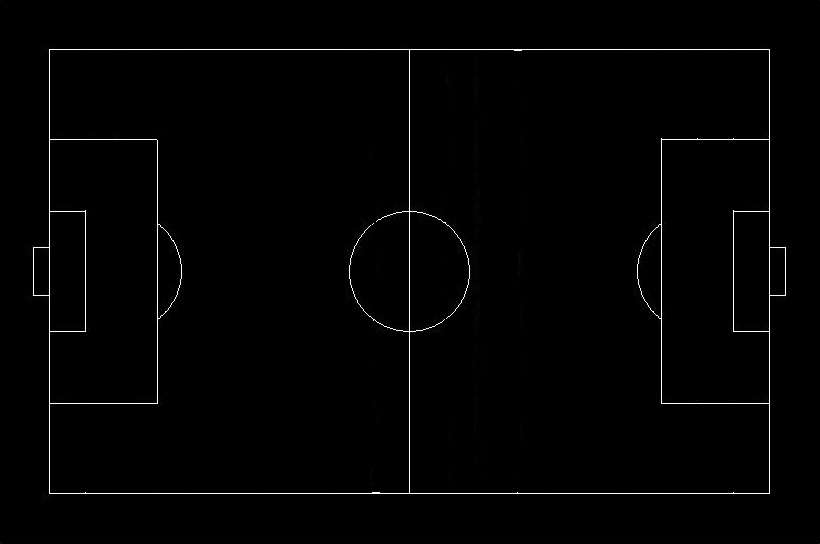
%> input picture LinesSalman.jpg, 820 x 544 px
$ octave makeIwhite.m   (GNU Octave 9; MATLAB toolbox functions it lacks are replaced by stand-ins)
%> lines starting %> are read from the running program, lines starting %| are printed output that depends on the picture; in (x1, y1, x2, y2) boxes, pixels count from 0 and x2, y2 are one past the last pixel; in counts of white or black regions, pixels touching at a corner belong together; the program's own positions count from 1
close all

I = imread('LinesSalman.jpg');
%> I is the input picture: size 544x820x3 uint8; min 0, max 255, mean 2.9
Iw = I;
inds = find(I(:)> 125);
%> inds = 14490 values from 18200 to 1319496
Iw(:,:,3) = 255;
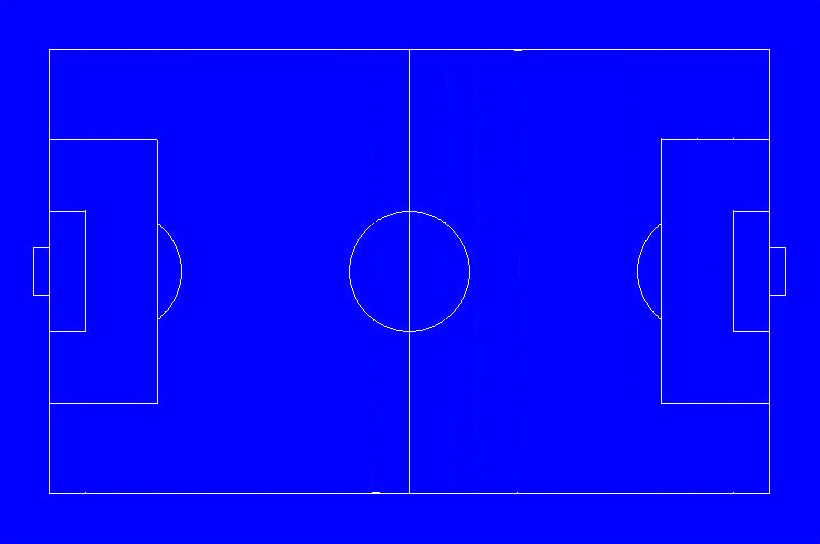
%> Iw: size 544x820x3 uint8; mean R, G, B 2.9, 2.9, 255
Iw(:,:,2) = 255;
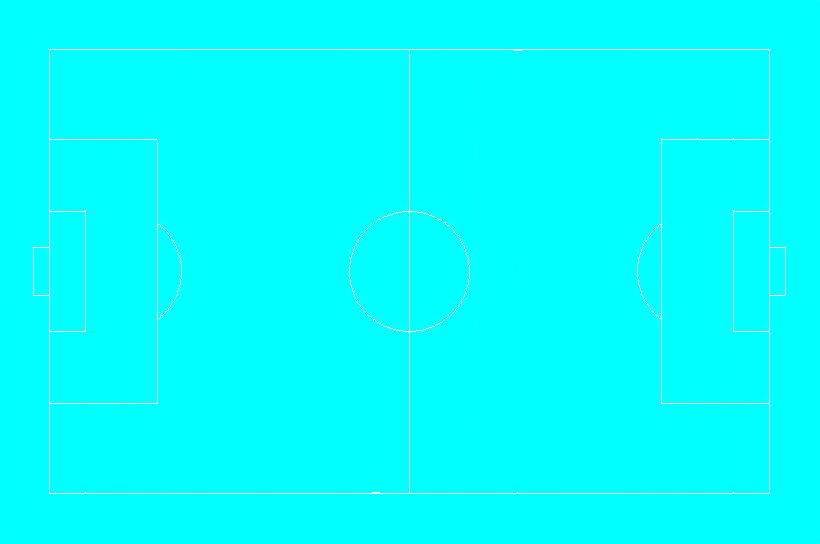
%> Iw: size 544x820x3 uint8; mean R, G, B 2.9, 255, 255
Iw(:,:,1) = 255;
%> Iw: size 544x820x3 uint8; every value is 255
Iw(inds) = 0;


% [6 lines of commented-out code are left out]
%%
% figure; imshow(Iw);
%% grayscale Iw
Iw = rgb2gray(Iw);
%> Iw: size 544x820 uint8; 98.9% white; black in thin lines or dots, all inside (x1, y1, x2, y2) = (33, 49, 786, 494)
% figure; imshow(Iw)
%% change black to grey
Iw(Iw == 0) = 0.6*max(Iw(:));
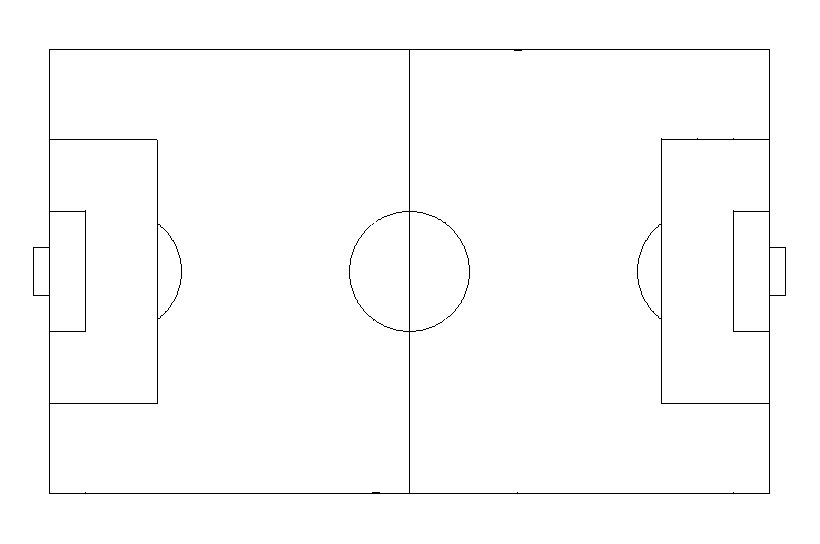
%> Iw: size 544x820 uint8; values 153 (black) and 255 (white), 98.9% white; black in thin lines or dots, all inside (x1, y1, x2, y2) = (33, 49, 786, 494)
figure; imshow(Iw)

$ run again, with FootballField.jpg copied over LinesSalman.jpg
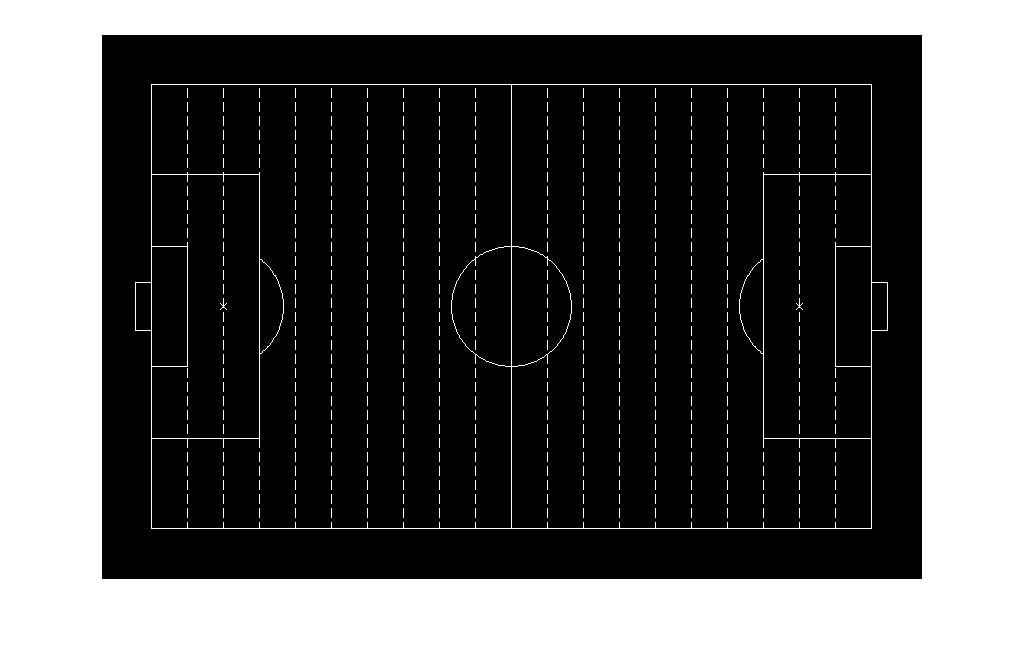
%> input picture FootballField.jpg, 1024 x 647 px
%> I is the input picture: size 647x1024x3 uint8; min 0, max 255, mean 87.4
%> inds = 679221 values from 1 to 1987584
%> `Iw(:,:,2) = 255;`:
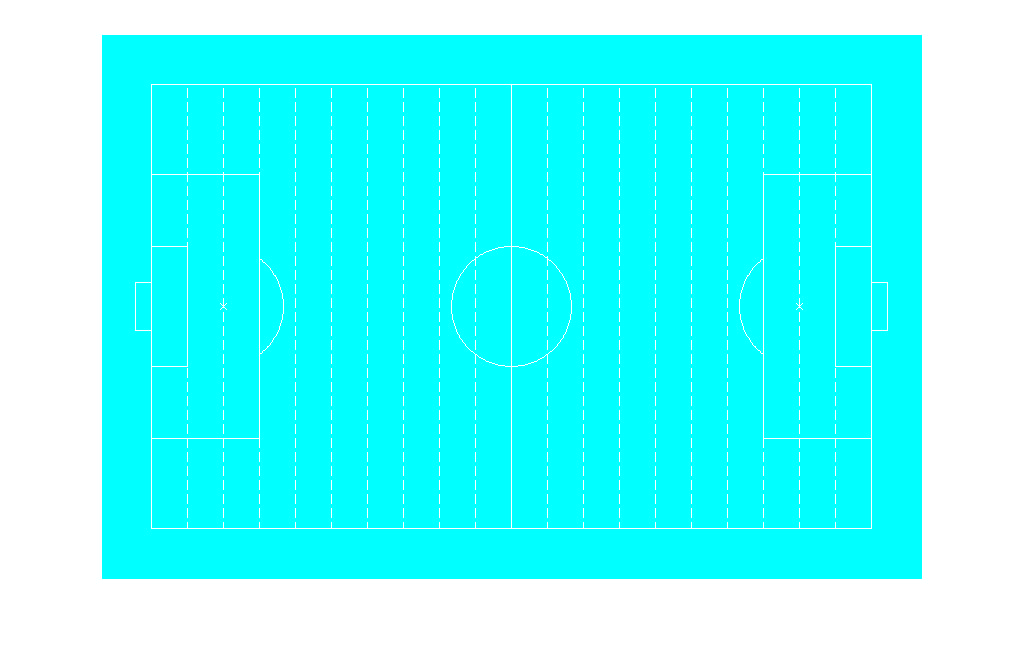
%> Iw: size 647x1024x3 uint8; mean R, G, B 87.4, 255, 255
%> `Iw(inds) = 0;`:
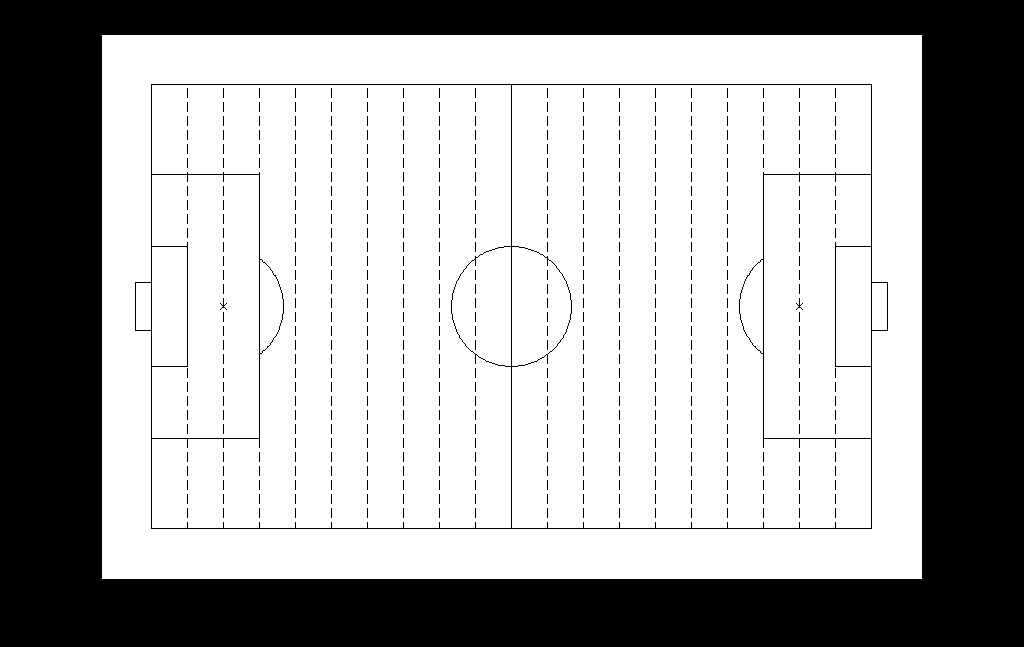
%> Iw: size 647x1024x3 uint8; 65.8% white; 490 black regions (486 under 20 px), largest, box (x1, y1, x2, y2) and area: (0, 0, 1024, 647) 216448, (135, 84, 888, 529) 5055, (220, 298, 227, 310) 22, (796, 298, 803, 310) 22

$ run again, with FootballFieldSalman.jpg copied over LinesSalman.jpg
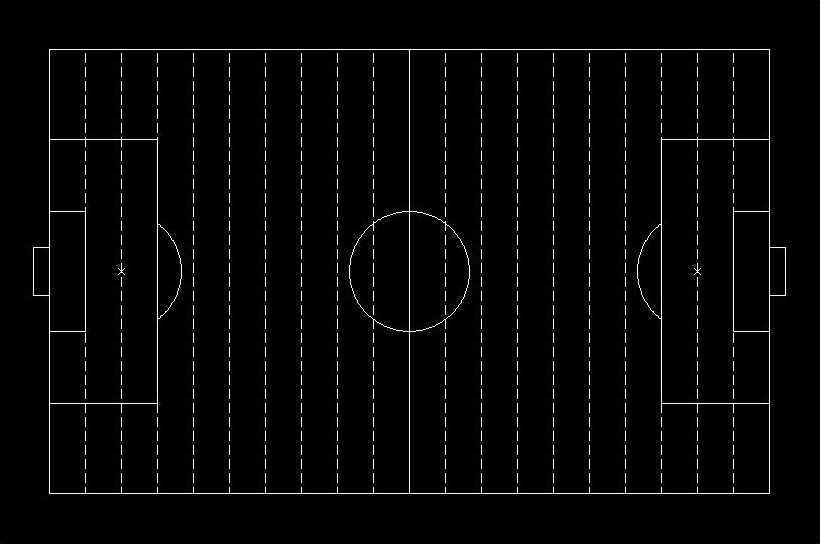
%> input picture FootballFieldSalman.jpg, 820 x 544 px
%> I is the input picture: size 544x820x3 uint8; min 0, max 255, mean 6.2
%> inds = 29877 values from 18200 to 1319496
%> `Iw(:,:,2) = 255;`:
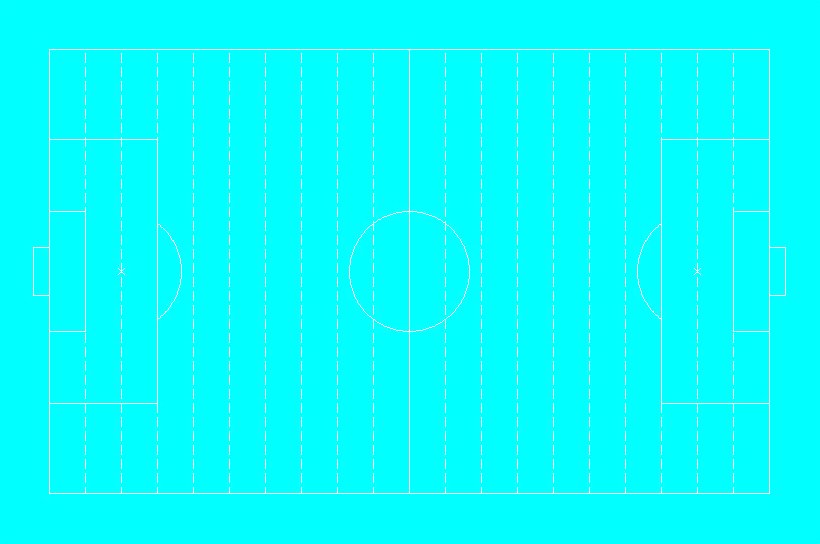
%> Iw: size 544x820x3 uint8; mean R, G, B 6.2, 255, 255
%> `Iw(Iw == 0) = 0.6*max(Iw(:));`:
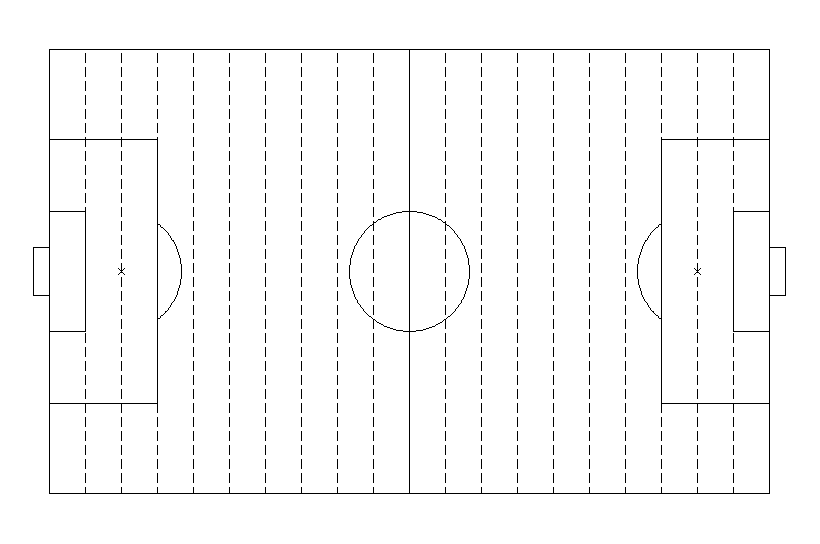
%> Iw: size 544x820 uint8; values 153 (black) and 255 (white), 97.8% white; black in thin lines or dots, all inside (x1, y1, x2, y2) = (33, 49, 786, 494)

$ run again, with img_000001.bmp saved as LinesSalman.jpg
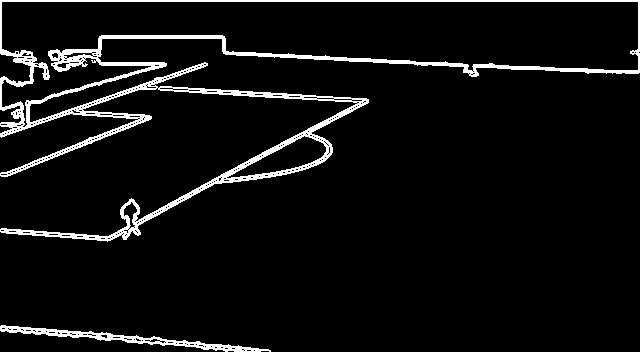
%> input picture img_000001.bmp, 640 x 352 px
%> I is the input picture: size 352x640x3 uint8; min 0, max 255, mean 15.5
%> inds = 40890 values from 1 to 675561
%> `Iw(:,:,2) = 255;`:
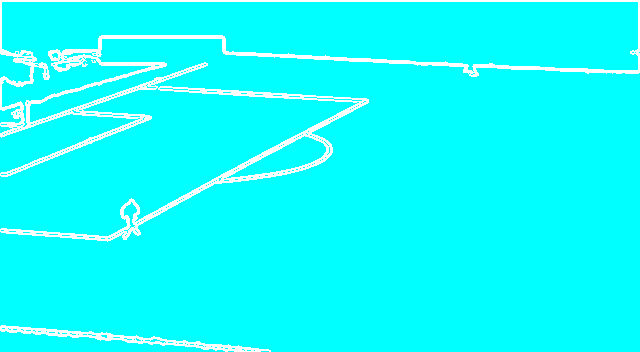
%> Iw: size 352x640x3 uint8; mean R, G, B 15.5, 255, 255
%> `Iw(Iw == 0) = 0.6*max(Iw(:));`:
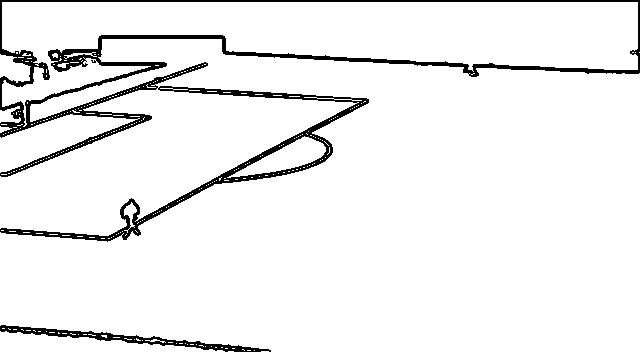
%> Iw: size 352x640 uint8; values 153 (black) and 255 (white), 93.9% white; 2 black regions, box (x1, y1, x2, y2) and area: (0, 0, 640, 242) 12177, (0, 325, 271, 352) 1453
